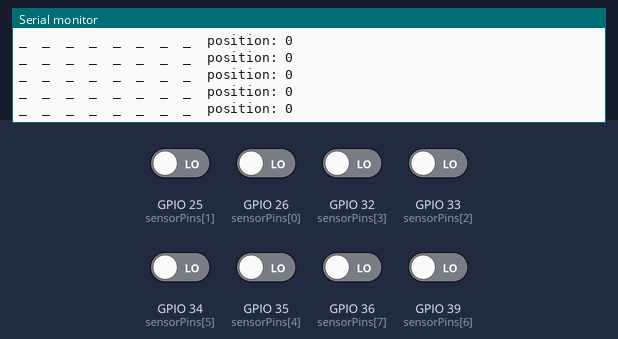
This sketch was run on a simulated ESP32. Parts: the last lines printed to the serial monitor. Inputs (shaded band) come from the test bench; at power-on: GPIO 25 (sensorPins[1]), GPIO 26 (sensorPins[0]), GPIO 32 (sensorPins[3]), GPIO 33 (sensorPins[2]), GPIO 34 (sensorPins[5]), GPIO 35 (sensorPins[4]), GPIO 36 (sensorPins[7]), GPIO 39 (sensorPins[6]) LOW.

Above: at 1.2 s.
1.3 s: GPIO 25 (sensorPins[1]) driven HIGH
At 1.31 s:
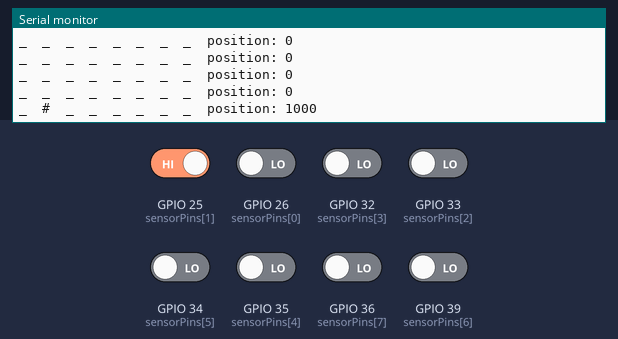
3.2 s: GPIO 26 (sensorPins[0]) driven HIGH
At 3.21 s:
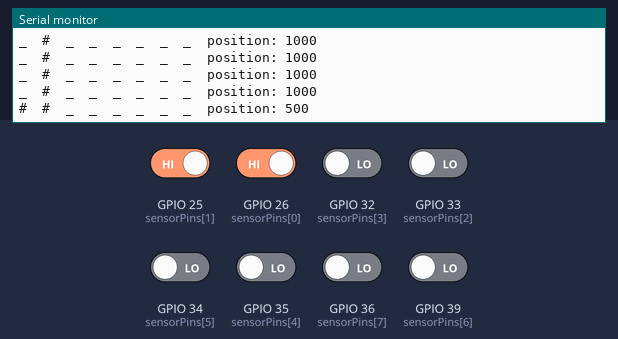
5.1 s: GPIO 32 (sensorPins[3]) driven HIGH
At 5.12 s:
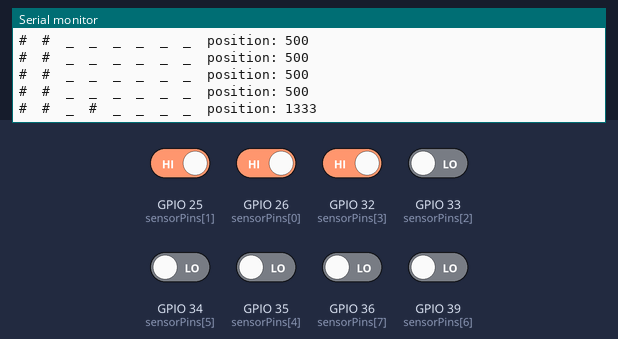
7.0 s: GPIO 33 (sensorPins[2]) driven HIGH
At 7.02 s:
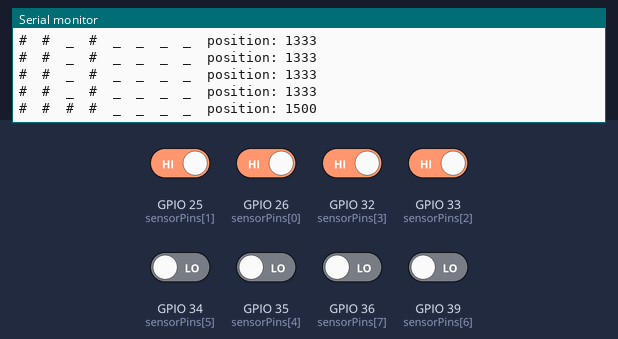
8.9 s: GPIO 34 (sensorPins[5]) driven HIGH
At 8.93 s:
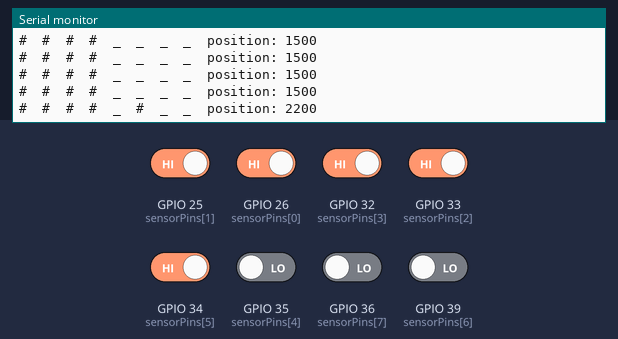
10.8 s: GPIO 35 (sensorPins[4]) driven HIGH
At 10.83 s:
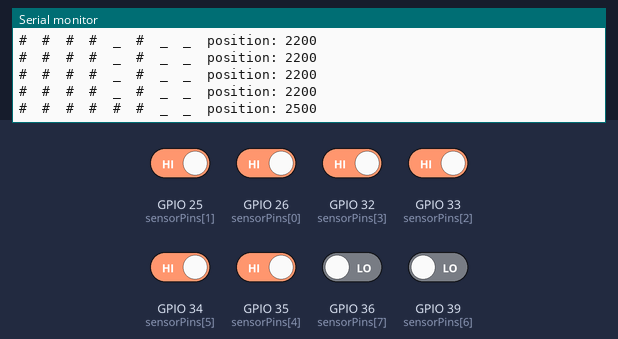

The sketch:

SensorArray.ino
```cpp
// Sensor array pins
const uint8_t sensorPins[] = { 26, 25, 33, 32, 35, 34, 39, 36 };
const uint8_t SensorCount = 8;
uint8_t sensorValues[SensorCount];  // Changed to uint8_t since digital reads are 0 or 1
uint16_t position;

void setup() {
  Serial.begin(9600);
  // Set all sensor pins as inputs
  for(uint8_t i = 0; i < SensorCount; i++) {
    pinMode(sensorPins[i], INPUT);
  }
}

int readLine(int lastposition) {
  // Read all sensors digitally
  for(uint8_t i = 0; i < SensorCount; i++) {
    sensorValues[i] = digitalRead(sensorPins[i]);
  }

  int position = 0;
  int count = 0;

  // Calculate position
  for(uint8_t i = 0; i < SensorCount; i++) {
    if(sensorValues[i] == HIGH) {  // Changed from analog threshold to digital HIGH
      count++;
      position += i * 1000;
    }
  }

  // Calculate average position
  if(count != 0) {
    position = position / count;
  } else {
    position = lastposition;
  }

  // Debug output
  for(uint8_t i = 0; i < SensorCount; i++) {
    if(sensorValues[i] == HIGH) {
      Serial.print("#");
    } else {
      Serial.print("_");
    }
    Serial.print("\t");
  }
  Serial.print("position: ");

  return position;
}

void loop() {
  position = readLine(position);
  Serial.println(position);
  delay(100);
}
```

Measured:
- after the input at 1.3 s, the serial monitor: prints a new line at once (image 1)
- after the input at 3.2 s, the serial monitor: prints a new line at once (image 2)
- after the input at 5.1 s, the serial monitor: prints a new line at once (image 3)
- after the input at 7.0 s, the serial monitor: prints a new line at once (image 4)
- after the input at 8.9 s, the serial monitor: prints a new line at once (image 5)
- after the input at 10.8 s, the serial monitor: prints a new line at once (image 6)
